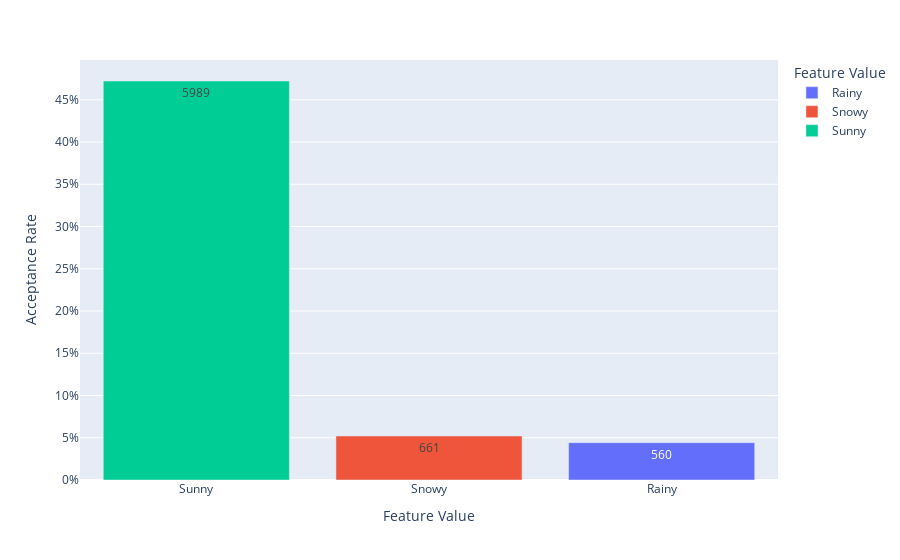

Notebook code for this chart:
### Markdown cell above
Acceptance Rate by feature <b>Weather</b> as Weather also compasses temperature.

### Code cell
df_weather = Filter_Dataframe(data,{'weather':[]},'',True,'Y')[1]
fig = barchart(df_weather)
fig.show()

### Figure 1 — Plotly figure (JSON) as saved in the notebook; plotly's stock layout.template omitted (floating-point values rounded to 4 significant figures)
{"data": [{"alignmentgroup": "True", "hovertemplate": "Feature Value=%{x}<br>Acceptance Rate=%{y}<br>Feature Value Count=%{text}<extra></extra>", "legendgroup": "Rainy", "marker": {"color": "#636efa", "pattern": {"shape": ""}}, "name": "Rainy", "offsetgroup": "Rainy", "orientation": "v", "showlegend": true, "text": [560], "textposition": "auto", "type": "bar", "x": ["Rainy"], "xaxis": "x", "y": [4.42], "yaxis": "y"}, {"alignmentgroup": "True", "hovertemplate": "Feature Value=%{x}<br>Acceptance Rate=%{y}<br>Feature Value Count=%{text}<extra></extra>", "legendgroup": "Snowy", "marker": {"color": "#EF553B", "pattern": {"shape": ""}}, "name": "Snowy", "offsetgroup": "Snowy", "orientation": "v", "showlegend": true, "text": [661], "textposition": "auto", "type": "bar", "x": ["Snowy"], "xaxis": "x", "y": [5.21], "yaxis": "y"}, {"alignmentgroup": "True", "hovertemplate": "Feature Value=%{x}<br>Acceptance Rate=%{y}<br>Feature Value Count=%{text}<extra></extra>", "legendgroup": "Sunny", "marker": {"color": "#00cc96", "pattern": {"shape": ""}}, "name": "Sunny", "offsetgroup": "Sunny", "orientation": "v", "showlegend": true, "text": [5989], "textposition": "auto", "type": "bar", "x": ["Sunny"], "xaxis": "x", "y": [47.22], "yaxis": "y"}], "layout": {"barmode": "relative", "legend": {"title": {"text": "Feature Value"}, "tracegroupgap": 0}, "margin": {"t": 60}, "xaxis": {"anchor": "y", "categoryarray": ["Rainy", "Snowy", "Sunny"], "categoryorder": "total descending", "domain": [0, 1], "title": {"text": "Feature Value"}}, "yaxis": {"anchor": "x", "domain": [0, 1], "ticksuffix": "%", "title": {"text": "Acceptance Rate"}}}}
